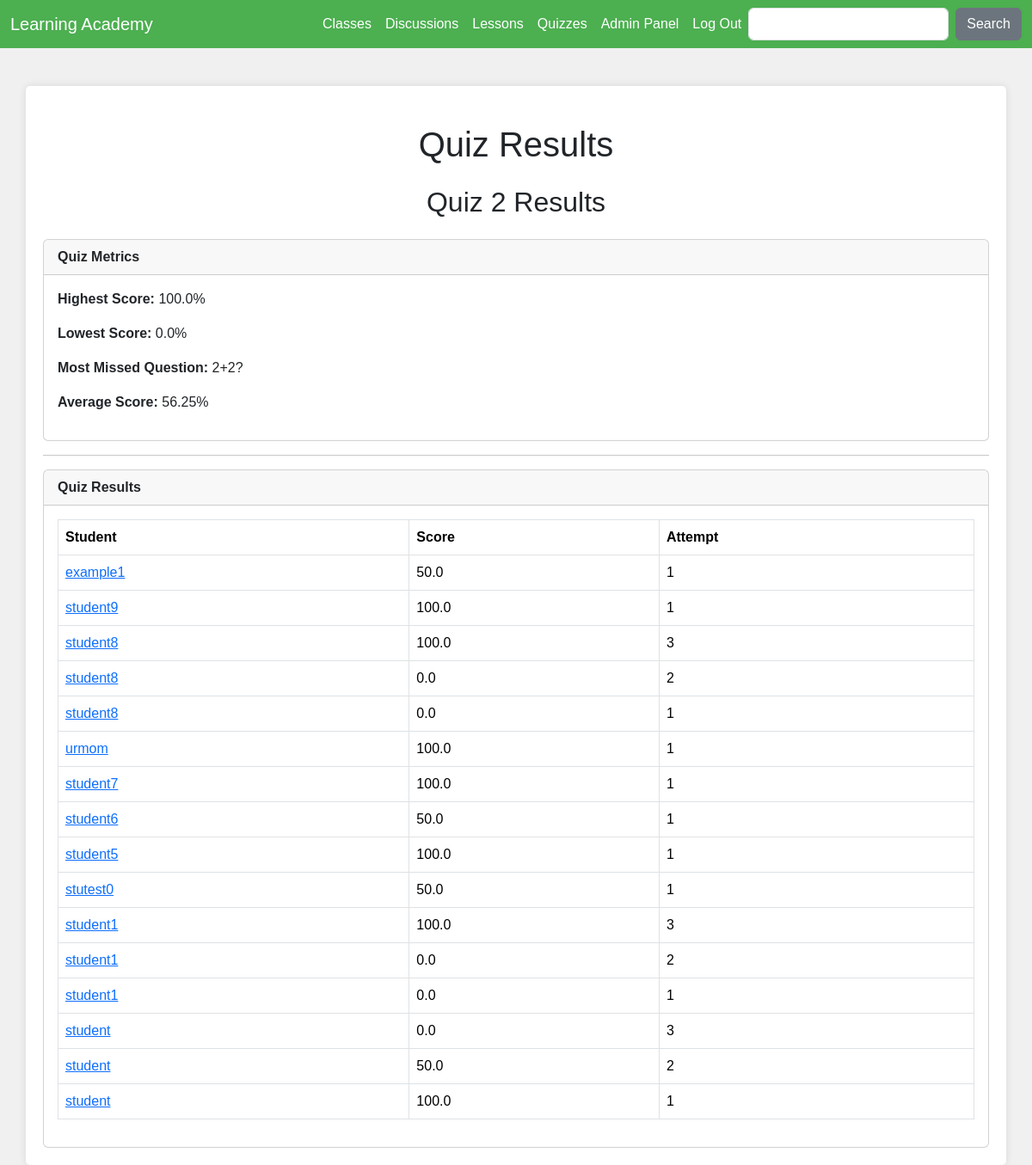
The page /quiz/2/results/ (signed in) on the database its author committed.
### learn/models.py (models this page shows, shortened)
class Quiz(models.Model):
    subject = models.ForeignKey(Subject, on_delete=models.CASCADE)
    owner = models.ForeignKey(User, on_delete=models.CASCADE, related_name='quizzes')
    name = models.CharField(max_length=255)
    weight = models.DecimalField(max_digits=5, decimal_places=2, default=1.00)  # Default weight is 1

class Question(models.Model):
    quiz = models.ForeignKey(Quiz, on_delete=models.CASCADE, related_name='questions')
    text = models.CharField('Question', max_length=255)

class TakenQuiz(models.Model):
    student = models.ForeignKey(Student, on_delete=models.CASCADE, related_name='taken_quizzes')
    quiz = models.ForeignKey(Quiz, on_delete=models.CASCADE, related_name='taken_quizzes')
    score = models.FloatField()
    date = models.DateTimeField(auto_now_add=True)
    attempt_number = models.IntegerField()

class Student(models.Model):
    user = models.OneToOneField(User, on_delete=models.CASCADE, primary_key=True)
    quizzes = models.ManyToManyField(Quiz, through='TakenQuiz')

### accounts/models.py (models this page shows, shortened)
class User(AbstractUser):
    is_student = models.BooleanField(default=False)
    is_teacher = models.BooleanField(default=False)
    previous_login = models.DateTimeField(null=True, blank=True)

### learn/views.py (the view)
# urls.py: path('quiz/<int:pk>/results/', QuizResultsView.as_view(), name='quiz_results'),
class QuizResultsView(DetailView):
    model = Quiz
    context_object_name = 'quiz'
    template_name = 'quiz_results.html'
    def get_context_data(self, **kwargs):
        quiz = self.get_object()
        taken_quizzes = quiz.taken_quizzes.select_related('student__user').order_by('-date')
        total_taken_quizzes = taken_quizzes.count()
        quiz_score = quiz.taken_quizzes.aggregate(average_score=Avg('score'))
        if quiz_score['average_score'] is not None:
            quiz_score['average_score'] = round(quiz_score['average_score'], 2)
        highest_score = quiz.taken_quizzes.aggregate(Max('score'))['score__max']
        lowest_score = quiz.taken_quizzes.aggregate(Min('score'))['score__min']
        most_missed_question = quiz.questions.annotate(
            incorrect_count=Count('studentanswer', filter=~Q(studentanswer__answer__is_correct=True))
        ).order_by('-incorrect_count').first()
        total_score = 0
        count = 0
        distinct_student_quizzes = TakenQuiz.objects.filter(quiz=quiz).values('student', 'quiz').distinct()
        for item in distinct_student_quizzes:
            student_id = item['student']
            quiz_id = item['quiz']
            latest_attempt = TakenQuiz.objects.filter(student_id=student_id, quiz_id=quiz_id).aggregate(Max('attempt_number'))
            latest_score = TakenQuiz.objects.get(student_id=student_id, quiz_id=quiz_id, attempt_number=latest_attempt['attempt_number__max']).score
            total_score += latest_score
            count += 1
        average_quiz_score = total_score / count if count else 0
        extra_context = {
            'taken_quizzes': taken_quizzes,
            'total_taken_quizzes': total_taken_quizzes,
            'quiz_score': quiz_score,
            'highest_score': highest_score,
            'lowest_score': lowest_score,
            'most_missed_question': most_missed_question.text if most_missed_question else None,
            'final_attempt_avg':average_quiz_score,
        }
        kwargs.update(extra_context)
        return super().get_context_data(**kwargs)
    def get_queryset(self):
        return self.request.user.quizzes.all()

### learn/templates/quiz_results.html
{% extends 'base.html' %}
{% block content %}
    <h1 class="mt-4 text-center">Quiz Results</h1>
    <div class="text-center my-3">
        <h2 class="mt-4">{{ quiz.name }} Results</h2>
    </div>
    <div class="card mt-4">
        <div class="card-header">
            <strong>Quiz Metrics</strong>
        </div>
        <div class="card-body">
            <p><strong>Highest Score:</strong> {{ highest_score }}%</p>
            <p><strong>Lowest Score:</strong> {{ lowest_score }}%</p>
            <p><strong>Most Missed Question:</strong> {{ most_missed_question }}</p>
            <p><strong>Average Score:</strong> {{ quiz_score.average_score | default_if_none:0.0 }}%</p>
        </div>
    </div>
    <hr />
    <div class="card">
        <div class="card-header">
            <strong>Quiz Results</strong>
        </div>
        <div class="card-body">
            <table class="table table-bordered table-hover">
                <thead class="thead-dark">
                    <tr>
                        <th>Student</th>
                        <th>Score</th>
                        <th>Attempt</th>
                    </tr>
                </thead>
                <tbody>
                    {% for taken_quiz in taken_quizzes %}
                        <tr>
                            <td>
                                <a href="{% url 'view_attempt' taken_quiz.id %}">
                                    {{ taken_quiz.student.user.username }}
                                </a>
                            </td>
                            <td>{{ taken_quiz.score }}</td>
                            <td>{{ taken_quiz.attempt_number }}</td>
                        </tr>
                    {% empty %}
                        <tr>
                            <td colspan="4" class="text-center font-italic">There are no results for this quiz yet.</td>
                        </tr>
                    {% endfor %}
                </tbody>
            </table>
        </div>
    </div>
</div>
{% endblock %}

### learn/templates/base.html (style rules this page uses)
body { background-color: #f0f0f0; font-family: Arial, sans-serif; }

### rows shown on the page
Quiz: name "Quiz 2"
Question: text "2+2?"
TakenQuiz: student.user.username "example1", score "50.0", attempt_number "1"
TakenQuiz: student.user.username "student9", score "100.0", attempt_number "1"
TakenQuiz: student.user.username "student8", score "100.0", attempt_number "3"
TakenQuiz: student.user.username "student8", score "0.0", attempt_number "2"
TakenQuiz: student.user.username "student8", score "0.0", attempt_number "1"
TakenQuiz: student.user.username "urmom", score "100.0", attempt_number "1"
TakenQuiz: student.user.username "student7", score "100.0", attempt_number "1"
TakenQuiz: student.user.username "student6", score "50.0", attempt_number "1"
TakenQuiz: student.user.username "student5", score "100.0", attempt_number "1"
TakenQuiz: student.user.username "stutest0", score "50.0", attempt_number "1"
TakenQuiz: student.user.username "student1", score "100.0", attempt_number "3"
TakenQuiz: student.user.username "student1", score "0.0", attempt_number "2"
TakenQuiz: student.user.username "student1", score "0.0", attempt_number "1"
TakenQuiz: student.user.username "student", score "0.0", attempt_number "3"
TakenQuiz: student.user.username "student", score "50.0", attempt_number "2"
TakenQuiz: student.user.username "student", score "100.0", attempt_number "1"

### other values the page prints
{{ highest_score }} "100.0"
{{ lowest_score }} "0.0"
{{ quiz_score.average_score | default_if_none:0.0 }} "56.25"
